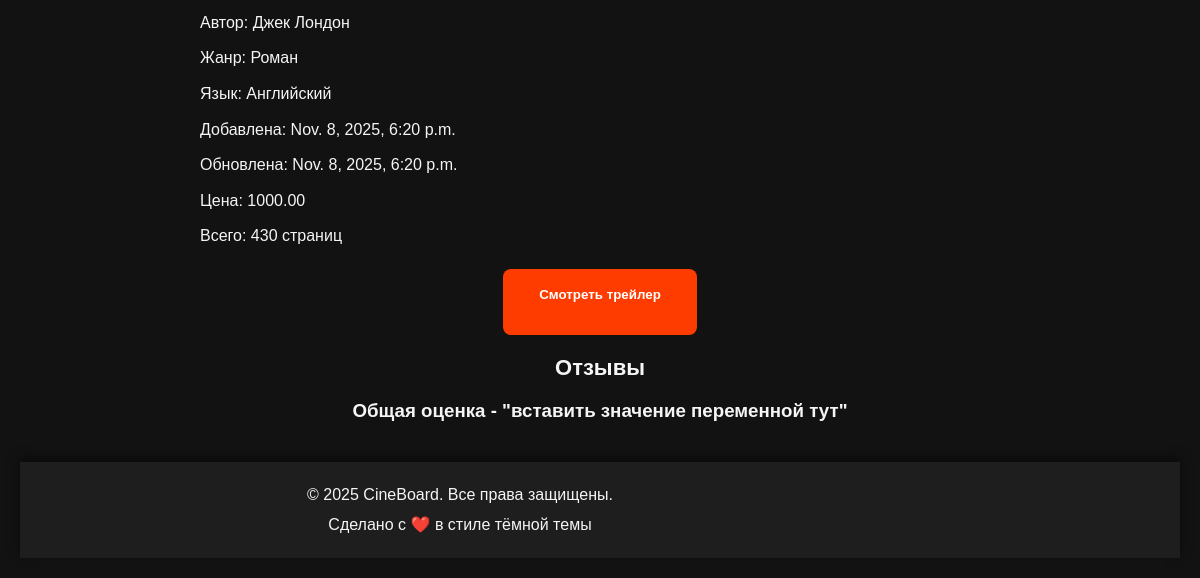
/book_list/1/ (lower part), run on an earlier commit of the app's database.
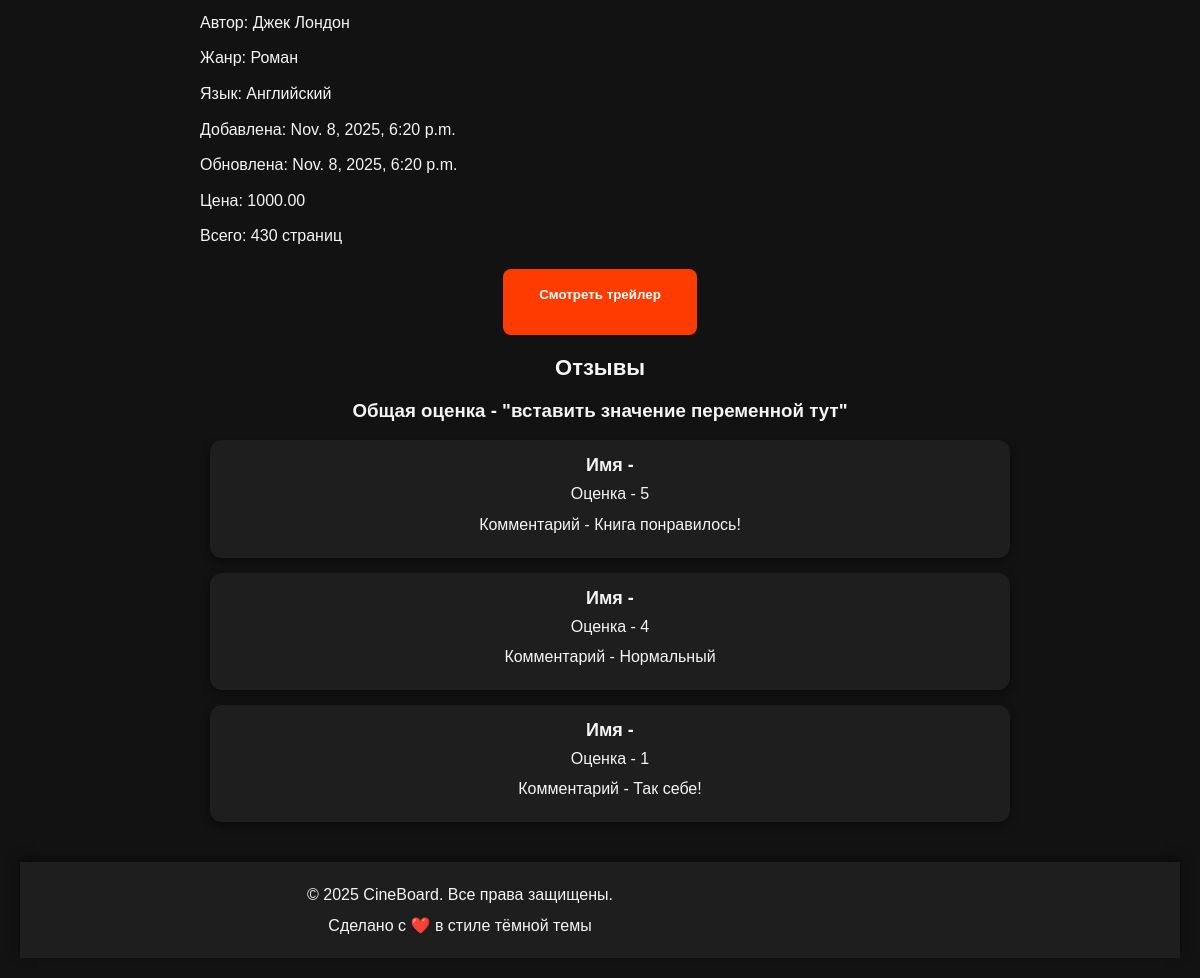
And on a later commit of the database.
### books/models.py (models this page shows, shortened)
class Reviews(models.Model):
    MARK = (
        ('1','1'),
        ('2','2'),
        ('3','3'),
        ('4','4'),
        ('5','5')
    )
    choice_book = models.ForeignKey(Book, on_delete=models.CASCADE, related_name='reviews')
    user = models.ForeignKey(settings.AUTH_USER_MODEL, on_delete=models.CASCADE, related_name='reviews')
    mark = models.CharField(max_length=100, choices=MARK, default='4')
    comments = models.TextField()
    class Meta:
        verbose_name = 'Отзыв'
        verbose_name_plural ='Отзывы'

### books/views.py (the view)
# urls.py: path('book_list/<int:id>/', views.BookDetailView, name='book_detail'),
def BookDetailView(request, id):
    if request.method == 'GET':
        book_id = get_object_or_404(models.Book, id=id)
        context = {
            'book_id': book_id
        }
    return render(request, template_name='books/book_detail.html', context=context)

### templates/books/book_detail.html (shortened to what this page needs)
{% load static %}
<!DOCTYPE html>
<html lang="en">
<head>
    <link rel="stylesheet" href="{% static 'css/style.css' %}">
</head>
<body>
    <p>Автор: {{ book_id.author }}</p>
    <p>Жанр: {{ book_id.genre }}</p>
    <p>Язык: {{ book_id.origin_language }}</p>
    <p>Добавлена: {{ book_id.created_at }}</p>
    <p>Обновлена: {{ book_id.updated_at }}</p>
    <p>Цена: {{ book_id.price }}</p>
    <p>Всего: {{ book_id.pages }} страниц</p>
    <button><a target="_blank" href="вставить значение переменной тут">Смотреть трейлер</a></button>
    <h2>Отзывы</h2>
    <h3>Общая оценка - "вставить значение переменной тут"</h3>
    <ol>
         {% for i in book_id.reviews.all %}
        <li>
            <h2>Имя - {{ i.name_user }}</h2>
            <p>Оценка - {{ i.mark }}</p>
            <p>Комментарий - {{ i.comments }}</p>
        </li>
        {% endfor %}
    </ol>
    {% include 'footer.html' %}
</body>
</html>

What changed in the data, as far as the page shows it:
added Reviews: mark "5", comments "Книга понравилось!"
added Reviews: mark "4", comments "Нормальный"
added Reviews: mark "1", comments "Так себе!"
